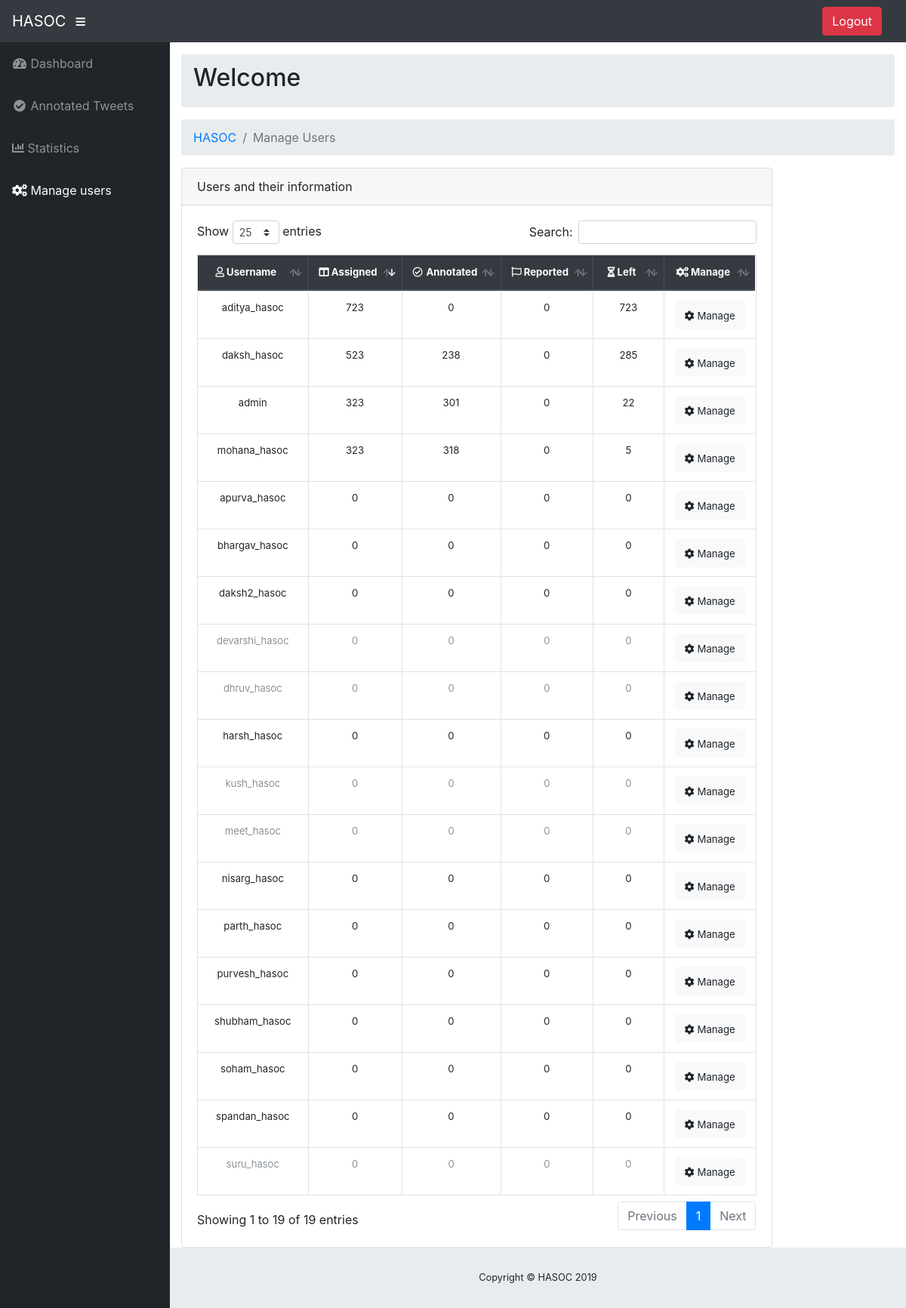
Page /manage_users on the committed database.
### tables this page shows
CREATE TABLE `users` (
	`id`	INTEGER NOT NULL PRIMARY KEY AUTOINCREMENT,
	`name`	TEXT,
	`username`	TEXT,
	`password`	TEXT
, active int default 1);

### project/com/controller/loginController.py (the view)
@app.route('/manage_users',methods=['POST','GET'])
def manage_users():
    resp=None
    logindao = loginDAO()
    loginvo = loginVO()
    active_users = logindao.get_active_users()
    print(active_users)
    all_user_data = read_json('data/annoted_tweets.json')
    for user in all_user_data:
        if user in active_users:
            all_user_data[user]['active'] = True
        else:
            all_user_data[user]['active'] = False
    if request.method=='POST':
        if session.get('user') == 'admin':
            user=request.form.get('user')
            check=request.form.get('check')
            if check=='add':
                print(request.form)
                loginvo.username=request.form.get('user')
                loginvo.assigned=request.form.get('add_no_tweets')
                response=logindao.add_tweets(loginvo)
                resp = response
            elif check=='rem':
                print(request.form)
                loginvo.username = request.form.get('user')
                loginvo.remove = request.form.get('rem_no_tweets')
                response=logindao.remove_tweets(loginvo)
                resp=response
            elif check=='reac':
                loginvo.username=request.form.get('user')
                resp=logindao.reactivate_user(loginvo)
                print(request.form)
            else:
                print(request.form)
                loginvo.username = request.form.get('user')
                resp = logindao.deactivate_user(loginvo)
            return resp
        else:
            return redirect(url_for('home'))
    else:
        return render_template('manage_users_admin.html', user_data=all_user_data)

### project/com/controller/tweetController.py (called while the page is built)
def read_json(file):
    json_file = open(file)
    data = json_file.read()
    json_file.close()
    data_json = json.loads(data)
    return data_json

### project/com/dao/loginDAO.py (called while the page is built)
    def get_active_users(self):
        query = 'SELECT username from users WHERE active=1'
        cursor.execute(query)
        users = cursor.fetchall()
        users = [user[0] for user in users]
        print(datetime.datetime.now(pytz.timezone('Asia/Kolkata')))
        return users

### project/templates/manage_users_admin.html (shortened to what this page needs)
<!DOCTYPE html>
<html lang="en">
<head>
  <link rel="stylesheet" href="https://use.fontawesome.com/releases/v5.6.3/css/all.css"
>
  <link href="{{ url_for('static',filename='vendor/datatables/dataTables.bootstrap4.css') }}" rel="stylesheet"
        type="text/css">
  <link href="{{ url_for('static',filename='css/css/sb-admin.css') }}" rel="stylesheet" type="text/css">
  <link rel="stylesheet" href="https://maxcdn.bootstrapcdn.com/bootstrap/4.3.1/css/bootstrap.min.css">
</head>
<body id="page-top">
<nav class="navbar navbar-expand navbar-dark bg-dark static-top">
  <a class="navbar-brand mr-1" href="/home">HASOC</a>
  <button class="btn btn-link btn-sm text-white order-1 order-sm-0" id="sidebarToggle" href="#">
    <i class="fas fa-bars"></i>
  </button>
  <form class="d-none d-md-inline-block form-inline ml-auto mr-0 mr-md-3 my-2 my-md-0" action="/logout">
    <button class="btn btn-danger text-white" type="submit">Logout</button>
  </form>
</nav>
<div id="wrapper">
  <ul class="sidebar navbar-nav">
    <li class="nav-item ">
      <a class="nav-link" href="{{ url_for('home') }}">
        <i class="fas fa-fw fa-tachometer-alt"></i>
        <span>Dashboard</span>
      </a>
    </li>
    <li class="nav-item">
      <a class="nav-link" href="{{ url_for('annotated_tweets') }}">
        <i class="fas fa-fw fa-check-circle"></i>
        <span>Annotated Tweets</span>
      </a>
    </li>
    <li class="nav-item">
      <a class="nav-link" href="{{ url_for('stats') }}">
        <i class="fas fa-chart-bar"></i>
        <span>Statistics</span>
      </a>
    </li>
    <li class="nav-item active">
      <a class="nav-link" href="{{ url_for('manage_users') }}">
        <i class="fas fa-cogs"></i>
        <span>Manage users</span>
      </a>
    </li>
  </ul>
  <div id="content-wrapper">
    <div class="container-fluid">
      <ol class="breadcrumb">
        <h2>Welcome {{ session['name'] }}</h2>
      </ol>
      <ol class="breadcrumb">
        <li class="breadcrumb-item">
          <a href="/home">HASOC</a>
        </li>
        <li class="breadcrumb-item active">Manage Users</li>
      </ol>
      <div class="row">
        <div class="col-sm-10">
          <div class="card mx-auto">
            <div class="card-header">Users and their information</div>
            <div class="card-body">
              <div class="table-responsive">
                <table class="table table-bordered table-responsive" id="dataTable_info" style="font-size: 1.1vw;">
                  <thead class="thead-dark">
                  <tr class="text-center">
                    <th width="10%">
                      <i class="far fa-user"></i> Username
                    </th>
                    <th width="10%">
                      <i class="fas fa-columns"></i> Assigned
                    </th>
                    <th width="10%">
                      <i class="far fa-fw fa-check-circle"></i> Annotated
                    </th>
                    <th width="10%">
                      <i class="far fa-flag"></i> Reported
                    </th>
                    <th width="10%">
                      <i class="fas fa-hourglass-half"></i> Left
                    </th>
                    <th width="10%">
                      <i class="fas fa-cogs"></i> Manage
                    </th>
                  </tr>
                  </thead>
                  <tbody>
                  {% for user in user_data %}
                    {% if user_data[user]['active'] %}
                      <tr class="text-center font-weight-normal">
                        <td>
                          <span class="text-center">{{ user }}</span>
                        </td>
                        <td>
                          {{ user_data[user]['total_assigned'] }}
                        </td>
                        <td>
                          {{ user_data[user]['annoted_count'] }}
                        </td>
                        <td>
                          {{ user_data[user]['reported_count'] }}
                        </td>
                        <td>
                          {{ user_data[user]['total_assigned'] - (user_data[user]['annoted_count'] +user_data[user]['reported_count']) }}
                        </td>
                        <td>
                          <button type="button" class="btn btn-light" data-toggle="modal"
                                  data-target="#modal_{{ user }}">
                            <span style="font-size: 1.1vw;">
                            <i class="fas fa-cog" aria-hidden="true"></i> Manage
                            </span>
                          </button>
                        </td>
                      </tr>
                    {% else %}
                      <tr class="text-center text-muted font-weight-light">
                        <td>
                          <span class="text-center">{{ user }}</span>
                        </td>
                        <td>
                          {{ user_data[user]['total_assigned'] }}
                        </td>
                        <td>
                          {{ user_data[user]['annoted_count'] }}
                        </td>
                        <td>
                          {{ user_data[user]['reported_count'] }}
                        </td>
                        <td>
                          {{ user_data[user]['total_assigned'] - (user_data[user]['annoted_count'] +user_data[user]['reported_count']) }}
                        </td>
                        <td>
                          <button type="button" class="btn btn-light" data-toggle="modal"
                                  data-target="#modal_{{ user }}">
                            <span style="font-size: 1.1vw;">
                            <i class="fas fa-cog" aria-hidden="true"></i> Manage
                            </span>
                          </button>
                        </td>
                      </tr>
                    {% endif %}
                  {% endfor %}
                  </tbody>
                </table>
              </div>
            </div>
          </div>
        </div>
      </div>
    </div>
    <footer class="sticky-footer">
      <div class="container my-auto">
        <div class="copyright text-center my-auto">
          <span>Copyright © HASOC 2019</span>
        </div>
      </div>
    </footer>
  </div>
</div>
</body>
</html>

### rows in the picture
users: username "aditya_hasoc", user_data "723", user_data "0"
users: username "admin", user_data "323", user_data "301", user_data "0", user_data "22"
users: username "apurva_hasoc", user_data "0"
users: username "bhargav_hasoc", user_data "0"
users: username "daksh2_hasoc", user_data "0"
users: username "daksh_hasoc", user_data "523", user_data "238", user_data "0", user_data "285"
users: username "harsh_hasoc", user_data "0"
users: username "mohana_hasoc", user_data "323", user_data "318", user_data "0", user_data "5"
users: username "nisarg_hasoc", user_data "0"
users: username "parth_hasoc", user_data "0"
users: username "purvesh_hasoc", user_data "0"
users: username "shubham_hasoc", user_data "0"
users: username "soham_hasoc", user_data "0"
users: username "spandan_hasoc", user_data "0"

### other values in the picture
{{ user }} "devarshi_hasoc" "dhruv_hasoc" "kush_hasoc" "meet_hasoc" "suru_hasoc"
{{ user_data[user]['total_assigned'] }} "0" "0" "0" "0" "0"
{{ user_data[user]['annoted_count'] }} "0" "0" "0" "0" "0"
{{ user_data[user]['reported_count'] }} "0" "0" "0" "0" "0"
